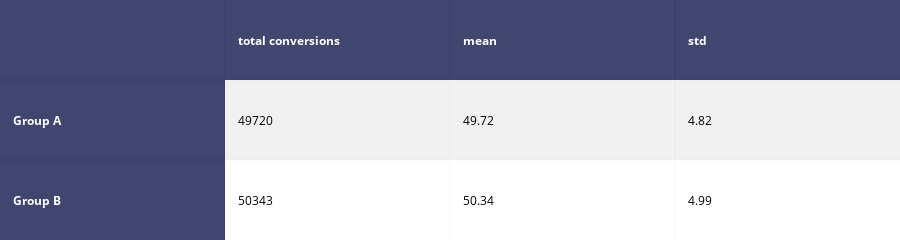

Write notebook code for a chart like this one.
### Markdown cell above
## Erzeugung zufälliger Stichproben

```python
rsv_binom_A = stats.binom.rvs(size=1000, n=100, p=0.5)
rsv_binom_B = stats.binom.rvs(size=1000, n=100, p=0.502)
t_test = stats.ttest_ind(rvs_binom_A,rsv_binom_B)
```

### Code cell
rvs_binom_A = stats.binom.rvs(size=1000, n=100, p=0.5)
rvs_binom_B = stats.binom.rvs(size=1000, n=100, p=0.502)

ttest = stats.ttest_ind(rvs_binom_A,rvs_binom_B)
z1, p_value1 = sm.stats.proportions_ztest([rvs_binom_A.sum(), rvs_binom_B.sum()], [100000, 100000])

print("t-test p:" + '{:.4f}'.format(ttest.pvalue))
print("proportional ztest p:" + '{:.4f}'.format(p_value1))
if p_value1 < 0.05:
    print('Significant p-value found:' + '{:.3f}'.format(p_value1))
    matrix_twosample = [
    ['', 'total conversions', 'mean', 'std'],
    ['Group A', '{:.0f}'.format(rvs_binom_A.sum()), '{:.2f}'.format(rvs_binom_A.mean()), '{:.2f}'.format(rvs_binom_A.std())],
    ['Group B', '{:.0f}'.format(rvs_binom_B.sum()), '{:.2f}'.format(rvs_binom_B.mean()), '{:.2f}'.format(rvs_binom_B.std())]
    ]
    twosample_table = FF.create_table(matrix_twosample, index=True)
    iplot(twosample_table, filename='twosample-table')

### Figure 1 — Plotly figure (JSON) as saved in the notebook; plotly's stock layout.template omitted (floating-point values rounded to 4 significant figures)
{"data": [{"colorscale": [[0, "#00083e"], [0.5, "#ededee"], [1, "#ffffff"]], "hoverinfo": "none", "opacity": 0.75, "showscale": false, "type": "heatmap", "uid": "fcc28d13-e6c4-4913-863b-dca5dcca6a3b", "z": [[0, 0, 0, 0], [0, 0.5, 0.5, 0.5], [0, 1, 1, 1]]}], "layout": {"annotations": [{"align": "left", "font": {"color": "#ffffff"}, "showarrow": false, "text": "<b></b>", "x": -0.45, "xanchor": "left", "xref": "x", "y": 0, "yref": "y"}, {"align": "left", "font": {"color": "#ffffff"}, "showarrow": false, "text": "<b>total conversions</b>", "x": 0.55, "xanchor": "left", "xref": "x", "y": 0, "yref": "y"}, {"align": "left", "font": {"color": "#ffffff"}, "showarrow": false, "text": "<b>mean</b>", "x": 1.55, "xanchor": "left", "xref": "x", "y": 0, "yref": "y"}, {"align": "left", "font": {"color": "#ffffff"}, "showarrow": false, "text": "<b>std</b>", "x": 2.55, "xanchor": "left", "xref": "x", "y": 0, "yref": "y"}, {"align": "left", "font": {"color": "#ffffff"}, "showarrow": false, "text": "<b>Group A</b>", "x": -0.45, "xanchor": "left", "xref": "x", "y": 1, "yref": "y"}, {"align": "left", "font": {"color": "#000000"}, "showarrow": false, "text": "49720", "x": 0.55, "xanchor": "left", "xref": "x", "y": 1, "yref": "y"}, {"align": "left", "font": {"color": "#000000"}, "showarrow": false, "text": "49.72", "x": 1.55, "xanchor": "left", "xref": "x", "y": 1, "yref": "y"}, {"align": "left", "font": {"color": "#000000"}, "showarrow": false, "text": "4.82", "x": 2.55, "xanchor": "left", "xref": "x", "y": 1, "yref": "y"}, {"align": "left", "font": {"color": "#ffffff"}, "showarrow": false, "text": "<b>Group B</b>", "x": -0.45, "xanchor": "left", "xref": "x", "y": 2, "yref": "y"}, {"align": "left", "font": {"color": "#000000"}, "showarrow": false, "text": "50343", "x": 0.55, "xanchor": "left", "xref": "x", "y": 2, "yref": "y"}, {"align": "left", "font": {"color": "#000000"}, "showarrow": false, "text": "50.34", "x": 1.55, "xanchor": "left", "xref": "x", "y": 2, "yref": "y"}, {"align": "left", "font": {"color": "#000000"}, "showarrow": false, "text": "4.99", "x": 2.55, "xanchor": "left", "xref": "x", "y": 2, "yref": "y"}], "height": 140, "margin": {"b": 0, "l": 0, "r": 0, "t": 0}, "xaxis": {"dtick": 1, "gridwidth": 2, "showticklabels": false, "tick0": -0.5, "ticks": "", "zeroline": false}, "yaxis": {"autorange": "reversed", "dtick": 1, "gridwidth": 2, "showticklabels": false, "tick0": 0.5, "ticks": "", "zeroline": false}}}
